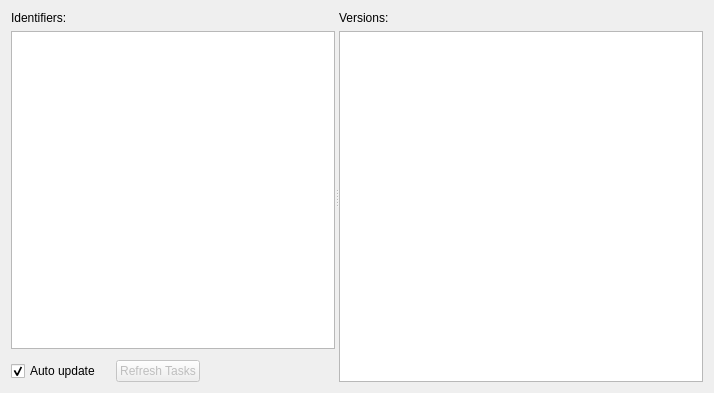
<?xml version="1.0" encoding="UTF-8"?>
<ui version="4.0">
 <class>w_mediaBrowser</class>
 <widget class="QWidget" name="w_mediaBrowser">
  <property name="geometry">
   <rect>
    <x>0</x>
    <y>0</y>
    <width>714</width>
    <height>393</height>
   </rect>
  </property>
  <property name="windowTitle">
   <string>Media Browser</string>
  </property>
  <layout class="QHBoxLayout" name="horizontalLayout">
   <item>
    <widget class="QSplitter" name="splitter1">
     <property name="orientation">
      <enum>Qt::Horizontal</enum>
     </property>
     <widget class="QWidget" name="w_identifier" native="true">
      <property name="sizePolicy">
       <sizepolicy hsizetype="Preferred" vsizetype="Preferred">
        <horstretch>8</horstretch>
        <verstretch>0</verstretch>
       </sizepolicy>
      </property>
      <layout class="QVBoxLayout" name="verticalLayout_8">
       <property name="leftMargin">
        <number>0</number>
       </property>
       <property name="topMargin">
        <number>0</number>
       </property>
       <property name="rightMargin">
        <number>0</number>
       </property>
       <property name="bottomMargin">
        <number>0</number>
       </property>
       <item>
        <widget class="QLabel" name="l_identifier">
         <property name="text">
          <string>Identifiers:</string>
         </property>
        </widget>
       </item>
       <item>
        <widget class="QTreeWidget" name="tw_identifier">
         <property name="contextMenuPolicy">
          <enum>Qt::CustomContextMenu</enum>
         </property>
         <property name="selectionMode">
          <enum>QAbstractItemView::ExtendedSelection</enum>
         </property>
         <property name="indentation">
          <number>10</number>
         </property>
         <attribute name="headerVisible">
          <bool>false</bool>
         </attribute>
         <column>
          <property name="text">
           <string notr="true">1</string>
          </property>
         </column>
        </widget>
       </item>
       <item>
        <widget class="QWidget" name="w_autoUpdate" native="true">
         <layout class="QHBoxLayout" name="horizontalLayout_10">
          <property name="spacing">
           <number>15</number>
          </property>
          <property name="leftMargin">
           <number>0</number>
          </property>
          <property name="topMargin">
           <number>5</number>
          </property>
          <property name="rightMargin">
           <number>0</number>
          </property>
          <property name="bottomMargin">
           <number>0</number>
          </property>
          <item>
           <widget class="QCheckBox" name="chb_autoUpdate">
            <property name="text">
             <string>Auto update</string>
            </property>
            <property name="checked">
             <bool>true</bool>
            </property>
           </widget>
          </item>
          <item>
           <widget class="QPushButton" name="b_refresh">
            <property name="enabled">
             <bool>false</bool>
            </property>
            <property name="focusPolicy">
             <enum>Qt::NoFocus</enum>
            </property>
            <property name="text">
             <string>Refresh Tasks</string>
            </property>
           </widget>
          </item>
          <item>
           <spacer name="horizontalSpacer_3">
            <property name="orientation">
             <enum>Qt::Horizontal</enum>
            </property>
            <property name="sizeHint" stdset="0">
             <size>
              <width>40</width>
              <height>20</height>
             </size>
            </property>
           </spacer>
          </item>
         </layout>
        </widget>
       </item>
      </layout>
     </widget>
     <widget class="QWidget" name="w_version" native="true">
      <property name="sizePolicy">
       <sizepolicy hsizetype="Preferred" vsizetype="Preferred">
        <horstretch>9</horstretch>
        <verstretch>0</verstretch>
       </sizepolicy>
      </property>
      <layout class="QVBoxLayout" name="verticalLayout_11">
       <property name="leftMargin">
        <number>0</number>
       </property>
       <property name="topMargin">
        <number>0</number>
       </property>
       <property name="rightMargin">
        <number>0</number>
       </property>
       <property name="bottomMargin">
        <number>0</number>
       </property>
       <item>
        <widget class="QLabel" name="l_version">
         <property name="text">
          <string>Versions:</string>
         </property>
        </widget>
       </item>
       <item>
        <widget class="QListWidget" name="lw_version">
         <property name="maximumSize">
          <size>
           <width>16777215</width>
           <height>9999</height>
          </size>
         </property>
         <property name="contextMenuPolicy">
          <enum>Qt::CustomContextMenu</enum>
         </property>
         <property name="selectionMode">
          <enum>QAbstractItemView::ExtendedSelection</enum>
         </property>
        </widget>
       </item>
      </layout>
     </widget>
    </widget>
   </item>
  </layout>
 </widget>
 <resources/>
 <connections/>
</ui>
